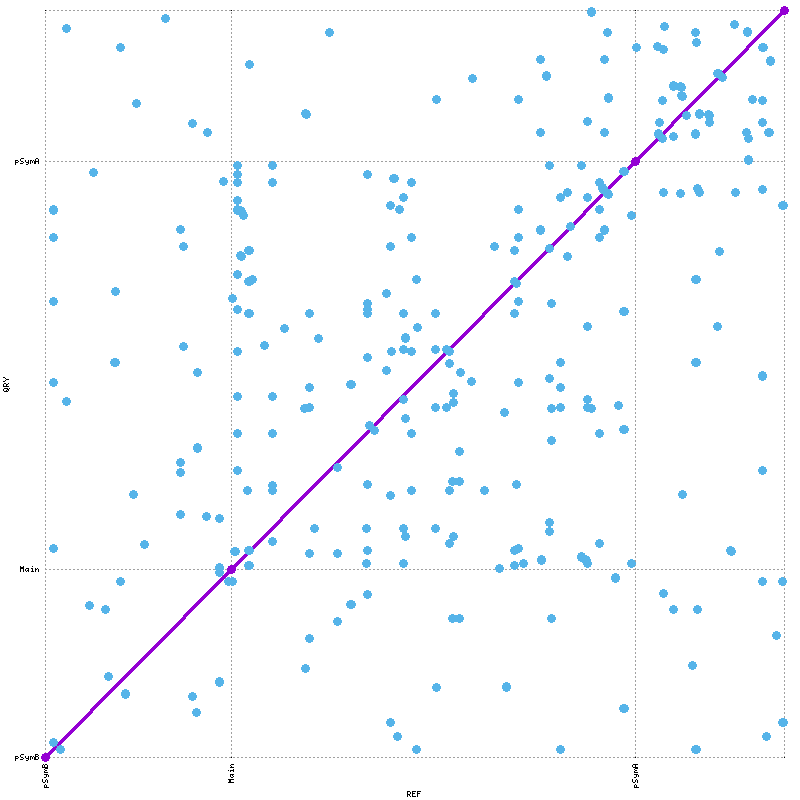

This figure's gnuplot source:
set terminal x11 font "Courier,8"
set xtics rotate ( \
 "Main" 1.0, \
 "pSymB" 3657276.0, \
 "pSymA" 5340623.0, \
 "" 6693185 \
)
set ytics ( \
 "Main" 1.0, \
 "pSymB" 3657276.0, \
 "pSymA" 5340623.0, \
 "" 6693185 \
)
set size 1,1
set grid
unset key
set border 0
set tics scale 0
set xlabel "REF"
set ylabel "QRY"
set format "%.0f"
set mouse format "%.0f"
set mouse mouseformat "[%.0f, %.0f]"
if(GPVAL_VERSION < 5) { set mouse clipboardformat "[%.0f, %.0f]" }
set xrange [1:6693185]
set yrange [1:6693185]
set style line 1  lt 1 lw 2 pt 6 ps 1
set style line 2  lt 3 lw 2 pt 6 ps 1
set style line 3  lt 2 lw 2 pt 6 ps 1
plot \
 "out.fplot" title "FWD" w lp ls 1, \
 "out.rplot" title "REV" w lp ls 2

print "-- INTERACTIVE MODE --"
print "consult gnuplot docs for command list"
print "mouse 1: coords to clipboard"
print "mouse 2: mark on plot"
print "mouse 3: zoom box"
print "'h' for help in plot window"
print "enter to exit"
pause -1
